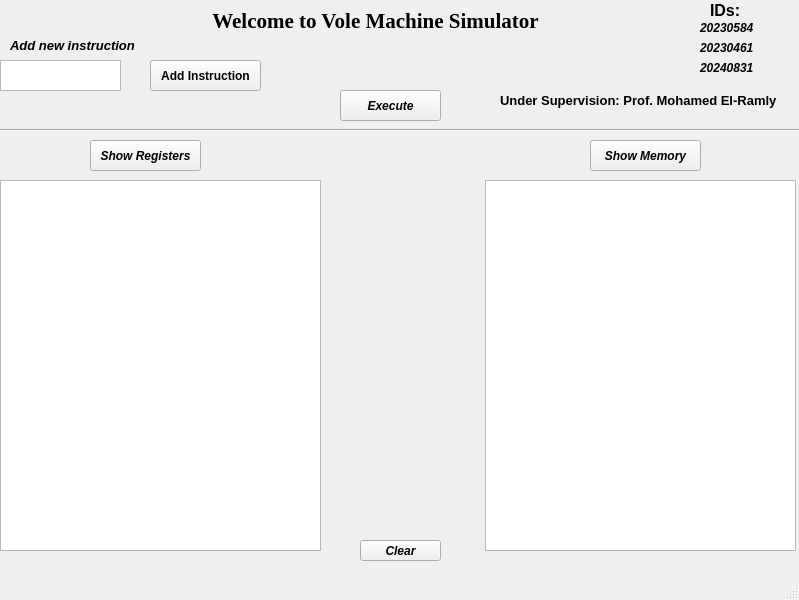
<?xml version="1.0" encoding="UTF-8"?>
<ui version="4.0">
 <class>MainWindow</class>
 <widget class="QMainWindow" name="MainWindow">
  <property name="geometry">
   <rect>
    <x>0</x>
    <y>0</y>
    <width>799</width>
    <height>600</height>
   </rect>
  </property>
  <property name="windowTitle">
   <string>MainWindow</string>
  </property>
  <property name="autoFillBackground">
   <bool>true</bool>
  </property>
  <property name="animated">
   <bool>true</bool>
  </property>
  <widget class="QWidget" name="centralwidget">
   <widget class="QLabel" name="label">
    <property name="geometry">
     <rect>
      <x>170</x>
      <y>0</y>
      <width>411</width>
      <height>41</height>
     </rect>
    </property>
    <property name="font">
     <font>
      <family>Times New Roman</family>
      <pointsize>16</pointsize>
      <bold>true</bold>
     </font>
    </property>
    <property name="text">
     <string>Welcome to Vole Machine Simulator</string>
    </property>
    <property name="alignment">
     <set>Qt::AlignmentFlag::AlignCenter</set>
    </property>
   </widget>
   <widget class="QLabel" name="label_2">
    <property name="geometry">
     <rect>
      <x>10</x>
      <y>30</y>
      <width>141</width>
      <height>31</height>
     </rect>
    </property>
    <property name="font">
     <font>
      <pointsize>10</pointsize>
      <italic>true</italic>
      <bold>true</bold>
     </font>
    </property>
    <property name="text">
     <string>Add new instruction</string>
    </property>
   </widget>
   <widget class="QTextEdit" name="textEdit">
    <property name="geometry">
     <rect>
      <x>0</x>
      <y>60</y>
      <width>121</width>
      <height>31</height>
     </rect>
    </property>
    <property name="html">
     <string>&lt;!DOCTYPE HTML PUBLIC &quot;-//W3C//DTD HTML 4.0//EN&quot; &quot;http://www.w3.org/TR/REC-html40/strict.dtd&quot;&gt;
&lt;html&gt;&lt;head&gt;&lt;meta name=&quot;qrichtext&quot; content=&quot;1&quot; /&gt;&lt;meta charset=&quot;utf-8&quot; /&gt;&lt;style type=&quot;text/css&quot;&gt;
p, li { white-space: pre-wrap; }
hr { height: 1px; border-width: 0; }
li.unchecked::marker { content: &quot;\2610&quot;; }
li.checked::marker { content: &quot;\2612&quot;; }
&lt;/style&gt;&lt;/head&gt;&lt;body style=&quot; font-family:'Segoe UI'; font-size:9pt; font-weight:400; font-style:normal;&quot;&gt;
&lt;p style=&quot;-qt-paragraph-type:empty; margin-top:0px; margin-bottom:0px; margin-left:0px; margin-right:0px; -qt-block-indent:0; text-indent:0px;&quot;&gt;&lt;br /&gt;&lt;/p&gt;&lt;/body&gt;&lt;/html&gt;</string>
    </property>
   </widget>
   <widget class="QPushButton" name="pushButton">
    <property name="geometry">
     <rect>
      <x>150</x>
      <y>60</y>
      <width>111</width>
      <height>31</height>
     </rect>
    </property>
    <property name="font">
     <font>
      <bold>true</bold>
     </font>
    </property>
    <property name="text">
     <string>Add Instruction</string>
    </property>
   </widget>
   <widget class="QPushButton" name="pushButton_2">
    <property name="geometry">
     <rect>
      <x>340</x>
      <y>90</y>
      <width>101</width>
      <height>31</height>
     </rect>
    </property>
    <property name="font">
     <font>
      <family>Arial</family>
      <italic>true</italic>
      <bold>true</bold>
     </font>
    </property>
    <property name="text">
     <string>Execute</string>
    </property>
   </widget>
   <widget class="QPushButton" name="pushButton_3">
    <property name="geometry">
     <rect>
      <x>90</x>
      <y>140</y>
      <width>111</width>
      <height>31</height>
     </rect>
    </property>
    <property name="font">
     <font>
      <italic>true</italic>
      <bold>true</bold>
     </font>
    </property>
    <property name="text">
     <string>Show Registers</string>
    </property>
   </widget>
   <widget class="QPushButton" name="pushButton_5">
    <property name="geometry">
     <rect>
      <x>590</x>
      <y>140</y>
      <width>111</width>
      <height>31</height>
     </rect>
    </property>
    <property name="font">
     <font>
      <italic>true</italic>
      <bold>true</bold>
     </font>
    </property>
    <property name="text">
     <string>Show Memory</string>
    </property>
   </widget>
   <widget class="QListView" name="listView">
    <property name="geometry">
     <rect>
      <x>0</x>
      <y>180</y>
      <width>321</width>
      <height>371</height>
     </rect>
    </property>
   </widget>
   <widget class="QListView" name="listView_2">
    <property name="geometry">
     <rect>
      <x>485</x>
      <y>180</y>
      <width>311</width>
      <height>371</height>
     </rect>
    </property>
   </widget>
   <widget class="QPushButton" name="pushButton_4">
    <property name="geometry">
     <rect>
      <x>360</x>
      <y>540</y>
      <width>81</width>
      <height>21</height>
     </rect>
    </property>
    <property name="font">
     <font>
      <family>Arial</family>
      <italic>true</italic>
      <bold>true</bold>
     </font>
    </property>
    <property name="text">
     <string>Clear</string>
    </property>
   </widget>
   <widget class="Line" name="line">
    <property name="geometry">
     <rect>
      <x>0</x>
      <y>120</y>
      <width>801</width>
      <height>20</height>
     </rect>
    </property>
    <property name="orientation">
     <enum>Qt::Orientation::Horizontal</enum>
    </property>
   </widget>
   <widget class="QLabel" name="label_3">
    <property name="geometry">
     <rect>
      <x>710</x>
      <y>-10</y>
      <width>31</width>
      <height>41</height>
     </rect>
    </property>
    <property name="font">
     <font>
      <pointsize>12</pointsize>
      <bold>true</bold>
     </font>
    </property>
    <property name="text">
     <string>IDs: </string>
    </property>
   </widget>
   <widget class="QLabel" name="label_4">
    <property name="geometry">
     <rect>
      <x>700</x>
      <y>20</y>
      <width>81</width>
      <height>16</height>
     </rect>
    </property>
    <property name="font">
     <font>
      <italic>true</italic>
      <bold>true</bold>
     </font>
    </property>
    <property name="text">
     <string>20230584</string>
    </property>
   </widget>
   <widget class="QLabel" name="label_5">
    <property name="geometry">
     <rect>
      <x>700</x>
      <y>60</y>
      <width>81</width>
      <height>16</height>
     </rect>
    </property>
    <property name="font">
     <font>
      <italic>true</italic>
      <bold>true</bold>
     </font>
    </property>
    <property name="text">
     <string>20240831</string>
    </property>
   </widget>
   <widget class="QLabel" name="label_6">
    <property name="geometry">
     <rect>
      <x>700</x>
      <y>40</y>
      <width>81</width>
      <height>16</height>
     </rect>
    </property>
    <property name="font">
     <font>
      <italic>true</italic>
      <bold>true</bold>
     </font>
    </property>
    <property name="text">
     <string>20230461</string>
    </property>
   </widget>
   <widget class="QLabel" name="label_7">
    <property name="geometry">
     <rect>
      <x>500</x>
      <y>80</y>
      <width>281</width>
      <height>41</height>
     </rect>
    </property>
    <property name="font">
     <font>
      <pointsize>10</pointsize>
      <bold>true</bold>
     </font>
    </property>
    <property name="text">
     <string>Under Supervision: Prof. Mohamed El-Ramly</string>
    </property>
   </widget>
  </widget>
  <widget class="QMenuBar" name="menubar">
   <property name="geometry">
    <rect>
     <x>0</x>
     <y>0</y>
     <width>799</width>
     <height>20</height>
    </rect>
   </property>
  </widget>
  <widget class="QStatusBar" name="statusbar"/>
 </widget>
 <resources/>
 <connections/>
</ui>
